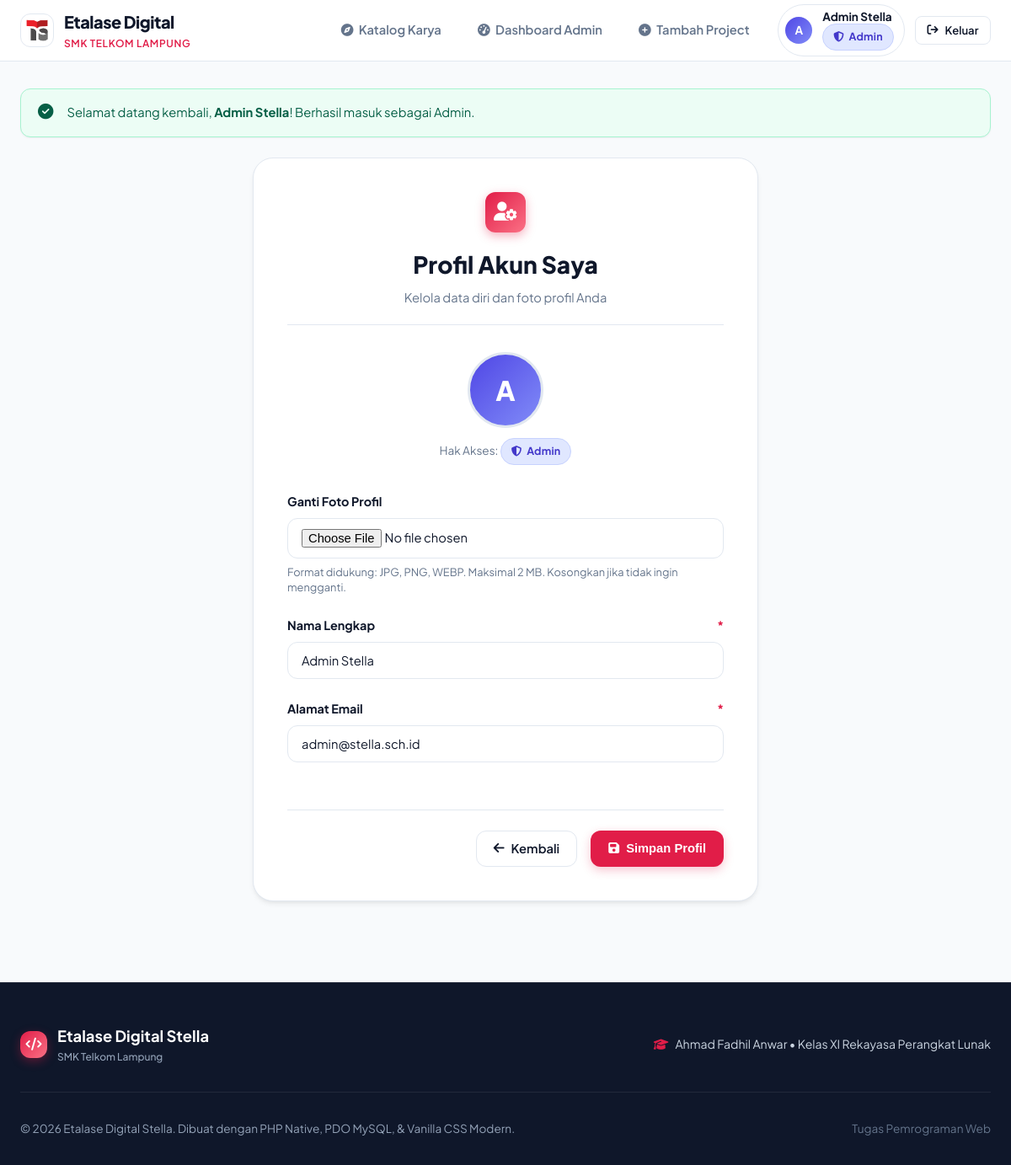
The app's page /profile.php (signed in) with its own data.
### tables this page shows
CREATE TABLE IF NOT EXISTS users (
    id INT AUTO_INCREMENT PRIMARY KEY,
    nama VARCHAR(100) NOT NULL,
    email VARCHAR(100) UNIQUE NOT NULL,
    password VARCHAR(255) NOT NULL,
    avatar VARCHAR(255) DEFAULT NULL,
    role ENUM('super_admin', 'admin', 'siswa') DEFAULT 'siswa',
    created_at TIMESTAMP DEFAULT CURRENT_TIMESTAMP
);

### config/kuis_db.php (called while the page is built, shortened)
<?php
if (!function_exists('e')) {
    function e($value) {
        return htmlspecialchars($value ?? '', ENT_QUOTES, 'UTF-8');
    }
}
if (!function_exists('flash_get')) {
    function flash_get() {
        if (isset($_SESSION['flash_msg'])) {
            $flash = $_SESSION['flash_msg'];
            return $flash;
        }
        return null;
    }
}

### profile.php (the view, shortened to what this page needs)
<?php
require_once __DIR__ . '/config/kuis_db.php';
require_once __DIR__ . '/middleware/auth_check.php';
$currentUserId = current_user_id();
$stmt = $pdo->prepare("SELECT id, nama, email, role, avatar FROM users WHERE id = :id LIMIT 1");
$stmt->execute(['id' => $currentUserId]);
$profile = $stmt->fetch();
$nama = $profile['nama'];
$email = $profile['email'];
$activePage = 'profile';
$pageCss = 'form.css';
require __DIR__ . '/includes/header.php';
?>
<div class="form-card" style="max-width: 600px;">
    <div class="form-card-header" style="text-align: center;">
        <div class="brand-icon" style="margin: 0 auto 1rem; width: 48px; height: 48px; font-size: 1.4rem;">
            <i class="fa-solid fa-user-gear"></i>
        </div>
        <h1>Profil Akun Saya</h1>
        <p>Kelola data diri dan foto profil Anda</p>
    </div>
    <form action="profile.php" method="POST" enctype="multipart/form-data" class="form-grid">
        <div style="text-align: center; margin-bottom: 0.5rem;">
            <div style="width: 90px; height: 90px; border-radius: 50%; margin: 0 auto 0.75rem; overflow: hidden; background: linear-gradient(135deg, var(--color-indigo), #818cf8); display: flex; align-items: center; justify-content: center; font-size: 2rem; color: #fff; font-weight: 800; border: 3px solid var(--color-border);">
                <?php if (!empty($profile['avatar']) && is_file(__DIR__ . '/uploads/profiles/' . $profile['avatar'])): ?>
                    <img src="uploads/profiles/<?= e($profile['avatar']) ?>" alt="Avatar" style="width: 100%; height: 100%; object-fit: cover;">
                <?php else: ?>
                    <?= e(strtoupper(substr($nama, 0, 1))) ?>
                <?php endif; ?>
            </div>
            <div style="font-size: 0.85rem; color: var(--color-text-muted);">
                Hak Akses: <?= role_badge($profile['role']) ?>
            </div>
        </div>
        <div class="form-group">
            <label for="profileAvatar" class="form-label">Ganti Foto Profil</label>
            <input type="file" name="avatar" id="profileAvatar" class="form-control" accept="image/jpeg,image/png,image/webp">
            <div class="form-hint">Format didukung: JPG, PNG, WEBP. Maksimal 2 MB. Kosongkan jika tidak ingin mengganti.</div>
        </div>
        <div class="form-group">
            <label for="profileName" class="form-label">Nama Lengkap <span class="required">*</span></label>
            <input type="text" name="nama" id="profileName" class="form-control" value="<?= e($nama) ?>" required>
        </div>
        <div class="form-group">
            <label for="profileEmail" class="form-label">Alamat Email <span class="required">*</span></label>
            <input type="email" name="email" id="profileEmail" class="form-control" value="<?= e($email) ?>" required>
        </div>
        <div class="form-actions">
            <a href="index.php" class="btn btn-outline">
                <i class="fa-solid fa-arrow-left"></i> Kembali
            </a>
            <button type="submit" class="btn btn-primary">
                <i class="fa-solid fa-floppy-disk"></i> Simpan Profil
            </button>
        </div>
    </form>
</div>
<?php require __DIR__ . '/includes/footer.php'; ?>

### includes/header.php (shortened to what this page needs)
<?php
require_once __DIR__ . '/../config/kuis_db.php';
require_once __DIR__ . '/../middleware/auth_check.php';
$currentUser = current_user();
$currentRole = current_role();
$activePage = $activePage ?? '';
$pageCss = $pageCss ?? '';
$flash = flash_get();
$scriptName = str_replace('\\', '/', $_SERVER['SCRIPT_NAME'] ?? '');
$isSubfolder = (strpos($scriptName, '/admin/') !== false || strpos($scriptName, '/auth/') !== false);
$baseUrl = $isSubfolder ? '../' : '';
$pageCssPath = __DIR__ . '/../assets/css/' . $pageCss;
$pageCssVersion = $pageCss !== '' && is_file($pageCssPath) ? filemtime($pageCssPath) : false;
?>
<!DOCTYPE html>
<html lang="id">
<head>
    <link rel="stylesheet" href="https://cdnjs.cloudflare.com/ajax/libs/font-awesome/6.5.1/css/all.min.css">
    <link rel="stylesheet" href="<?= $baseUrl ?>assets/css/style.php.css">
    <link rel="stylesheet" href="<?= $baseUrl ?>assets/css/style.css">
    <?php if (!empty($pageCss)): ?>
        <link rel="stylesheet" href="<?= $baseUrl ?>assets/css/<?= e($pageCss) ?><?= $pageCssVersion !== false ? '?v=' . (int)$pageCssVersion : '' ?>">
    <?php endif; ?>
</head>
<body class="<?= $activePage === 'home' ? 'page-home' : '' ?>">
<header class="navbar">
    <div class="container nav-container">
        <a href="<?= $baseUrl ?>index.php" class="nav-brand">
            <div class="brand-icon brand-logo-container">
                <img src="<?= $baseUrl ?>assets/images/logots.png" alt="Logo SMK Telkom Lampung" class="brand-logo">
            </div>
            <div>
                Etalase Digital
                <span class="brand-sub">SMK Telkom Lampung</span>
            </div>
        </a>
        <nav>
            <ul class="nav-menu" id="navMenu">
                <li>
                    <a href="<?= $baseUrl ?>index.php" class="nav-link <?= $activePage === 'home' ? 'active' : '' ?>">
                        <i class="fa-solid fa-compass"></i> Katalog Karya
                    </a>
                </li>
                <?php if ($currentUser): ?>
                    <?php if ($currentRole === 'super_admin' || $currentRole === 'admin'): ?>
                        <li>
                            <a href="<?= $baseUrl ?>admin/index.php" class="nav-link <?= $activePage === 'dashboard' ? 'active' : '' ?>">
                                <i class="fa-solid fa-gauge-high"></i> Dashboard Admin
                            </a>
                        </li>
                    <?php endif; ?>
                    <li>
                        <a href="<?= $baseUrl ?>project_tambah.php" class="nav-link <?= $activePage === 'add_project' ? 'active' : '' ?>">
                            <i class="fa-solid fa-circle-plus"></i> Tambah Project
                        </a>
                    </li>
                <?php endif; ?>
            </ul>
        </nav>
        <div class="nav-actions">
            <?php if ($currentUser): ?>
                <a href="<?= $baseUrl ?>profile.php" class="nav-user" title="Buka profil saya">
                    <div class="user-avatar">
                        <?php if (!empty($currentUser['avatar']) && is_file(__DIR__ . '/../uploads/profiles/' . $currentUser['avatar'])): ?>
                            <img src="<?= $baseUrl ?>uploads/profiles/<?= e($currentUser['avatar']) ?>" alt="">
                        <?php else: ?>
                            <?= e(strtoupper(substr($currentUser['nama'], 0, 1))) ?>
                        <?php endif; ?>
                    </div>
                    <div class="user-details">
                        <span class="user-name"><?= e($currentUser['nama']) ?></span>
                        <div style="font-size: 0.72rem;">
                            <?= role_badge($currentRole) ?>
                        </div>
                    </div>
                </a>
                <a href="<?= $baseUrl ?>auth/logout.php" class="btn btn-outline btn-sm" title="Keluar dari Akun">
                    <i class="fa-solid fa-arrow-right-from-bracket"></i> Keluar
                </a>
            <?php else: ?>
                <a href="<?= $baseUrl ?>auth/login.php" class="btn btn-primary btn-sm">
                    <i class="fa-solid fa-right-to-bracket"></i> Masuk Akun
                </a>
            <?php endif; ?>
        </div>
    </div>
</header>
<main class="main-content">
    <div class="container">
        <?php if ($flash): ?>
            <div class="alert alert-<?= e($flash['type']) ?>" role="alert">
                <div><?= $flash['message'] ?></div>
            </div>
        <?php endif; ?>

### assets/css/form.css (style rules this page uses)
.form-card { background: var(--color-surface); border: 1px solid var(--color-border); border-radius: var(--radius-xl); padding: 2.5rem; box-shadow: var(--shadow-md); max-width: 800px; margin: 1.5rem auto 3rem; position: relative; }
.form-card-header { margin-bottom: 2rem; padding-bottom: 1.25rem; border-bottom: 1px solid var(--color-border); }
.form-card-header h1 { font-size: 1.75rem; font-weight: 800; color: var(--color-text-main); margin-bottom: 0.35rem; }
.form-card-header p { color: var(--color-text-muted); font-size: 0.92rem; }
.form-grid { display: grid; grid-template-columns: 1fr; gap: 1.5rem; }
.form-group { display: flex; flex-direction: column; gap: 0.5rem; }
.form-label { font-size: 0.9rem; font-weight: 700; color: var(--color-text-main); }
.form-label .required { color: var(--color-primary); margin-left: 0.2rem; }
.form-control { width: 100%; padding: 0.75rem 1rem; font-size: 0.92rem; font-family: inherit; border: 1px solid var(--color-border); border-radius: var(--radius-md); background-color: var(--color-surface); color: var(--color-text-main); transition: var(--transition); }
.form-hint { font-size: 0.8rem; color: var(--color-text-muted); line-height: 1.4; }
.form-actions { display: flex; align-items: center; justify-content: flex-end; gap: 1rem; margin-top: 2rem; padding-top: 1.5rem; border-top: 1px solid var(--color-border); }

### assets/css/auth.css (style rules this page uses)
.form-group { display: flex; flex-direction: column; gap: 0.4rem; }
.form-label { font-size: 0.88rem; font-weight: 600; color: var(--color-text-main); display: flex; justify-content: space-between; align-items: center; }
.form-control { width: 100%; padding: 0.75rem 1rem; font-size: 0.92rem; font-family: inherit; border: 1px solid var(--color-border); border-radius: var(--radius-md); background-color: var(--color-surface); color: var(--color-text-main); transition: var(--transition); }

### records on screen
users: nama "A", nama "Admin Stella", email "admin@stella.sch.id"

### other values on screen
$flash['message'] "Selamat datang kembali, Admin Stella ! Berhasil masuk sebagai Admin."
